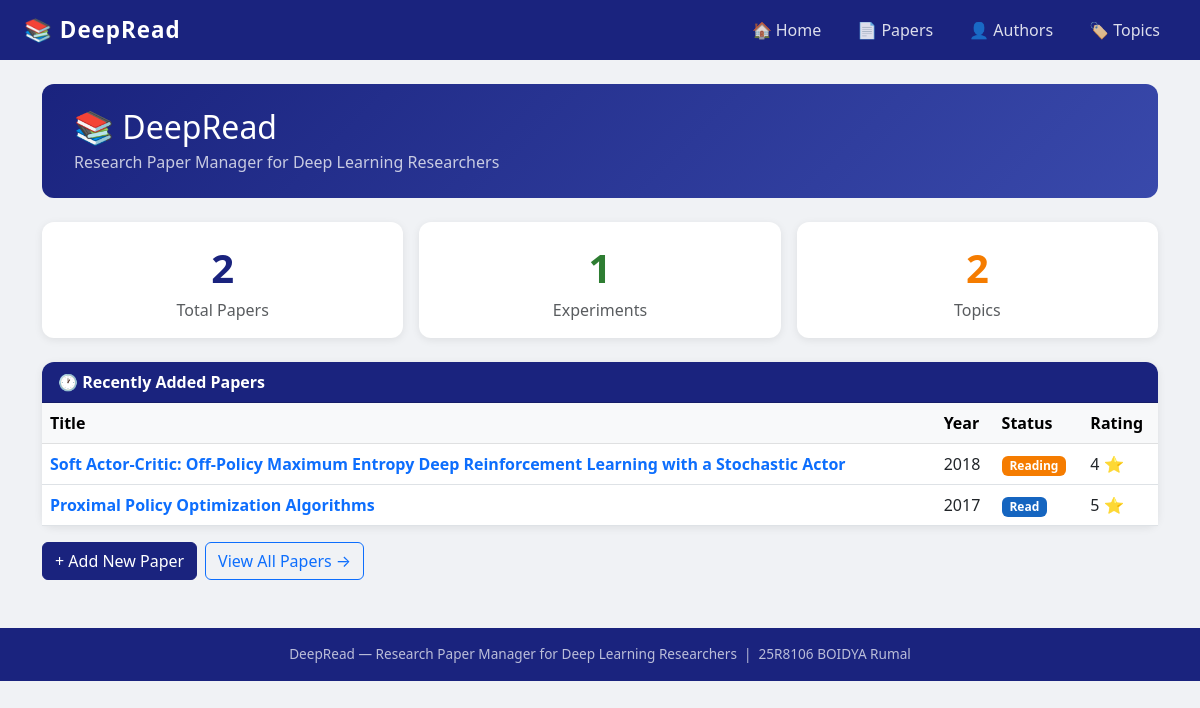
The page / on the database its author committed.
### papers/models.py (models this page shows, shortened)
class Paper(models.Model):
    class Meta:
        verbose_name = 'Paper'
        verbose_name_plural = 'Papers'
        db_table = 'paper'
        ordering = ['-year']
    STATUS_CHOICES = [
        ('toread', 'To Read'),
        ('reading', 'Reading'),
        ('read', 'Read'),
        ('implemented', 'Implemented'),
    ]
    RATING_CHOICES = [
        (1, '1 - Poor'),
        (2, '2 - Fair'),
        (3, '3 - Good'),
        (4, '4 - Very Good'),
        (5, '5 - Excellent'),
    ]
    title = models.CharField(max_length=300)
    authors = models.ManyToManyField(Author, blank=True)
    year = models.IntegerField(default=2024)
    venue = models.CharField(max_length=200, blank=True, null=True)
    arxiv_id = models.CharField(max_length=50, blank=True, null=True)
    status = models.CharField(
        max_length=20,
        choices=STATUS_CHOICES,
        default='toread'
    )
    rating = models.IntegerField(
        choices=RATING_CHOICES,
        default=0,
        blank=True,
        null=True
    )
    topics = models.ManyToManyField(Topic, blank=True)
    abstract = models.TextField(blank=True, null=True)
    created_at = models.DateTimeField(default=timezone.now)

### papers/views.py (the view)
# urls.py: path('', home, name='home'),
def home(request):
    from papers.models import Topic
    total_papers = Paper.objects.count()
    total_experiments = Experiment.objects.count()
    total_topics = Topic.objects.count()
    recent_papers = Paper.objects.order_by('-created_at')[:5]
    context = {
        'total_papers': total_papers,
        'total_experiments': total_experiments,
        'total_topics': total_topics,
        'recent_papers': recent_papers,
    }
    return render(request, 'papers/home.html', context)

### templates/papers/home.html (shortened to what this page needs)
{% extends "base.html" %}
{% block content %}
<div class="page-header">
    <h2 class="mb-1">📚 DeepRead</h2>
    <p class="mb-0 opacity-75">Research Paper Manager for Deep Learning Researchers</p>
</div>
<div class="row g-3 mb-4">
    <div class="col-md-4">
        <div class="card text-center p-3">
            <div style="font-size:2.5rem; font-weight:700; color:#1a237e;">
                {{ total_papers }}
            </div>
            <div class="text-muted">Total Papers</div>
        </div>
    </div>
    <div class="col-md-4">
        <div class="card text-center p-3">
            <div style="font-size:2.5rem; font-weight:700; color:#2e7d32;">
                {{ total_experiments }}
            </div>
            <div class="text-muted">Experiments</div>
        </div>
    </div>
    <div class="col-md-4">
        <div class="card text-center p-3">
            <div style="font-size:2.5rem; font-weight:700; color:#f57c00;">
                {{ total_topics }}
            </div>
            <div class="text-muted">Topics</div>
        </div>
    </div>
</div>
<div class="card">
    <div class="card-header" style="background-color:#1a237e; color:white;">
        🕐 Recently Added Papers
    </div>
    <div class="card-body p-0">
        <table class="table table-hover mb-0">
            <thead class="table-light">
                <tr>
                    <th>Title</th>
                    <th>Year</th>
                    <th>Status</th>
                    <th>Rating</th>
                </tr>
            </thead>
            <tbody>
                {% for paper in recent_papers %}
                <tr>
                    <td>
                        <a href="{% url 'papers:paper_detail' pk=paper.pk %}"
                           class="text-decoration-none fw-semibold">
                            {{ paper.title }}
                        </a>
                    </td>
                    <td>{{ paper.year }}</td>
                    <td>
                        {% if paper.status == 'toread' %}
                            <span class="badge badge-toread">To Read</span>
                        {% elif paper.status == 'reading' %}
                            <span class="badge badge-reading">Reading</span>
                        {% elif paper.status == 'read' %}
                            <span class="badge badge-read">Read</span>
                        {% elif paper.status == 'implemented' %}
                            <span class="badge badge-implemented">Implemented</span>
                        {% endif %}
                    </td>
                    <td>{{ paper.rating }} ⭐</td>
                </tr>
                {% empty %}
                <tr>
                    <td colspan="4" class="text-center text-muted py-3">
                        No papers yet. Add your first paper!
                    </td>
                </tr>
                {% endfor %}
            </tbody>
        </table>
    </div>
</div>
<div class="mt-3 d-flex gap-2">
    <a href="{% url 'papers:paper_form' %}" class="btn btn-primary">+ Add New Paper</a>
    <a href="{% url 'papers:paper_list' %}" class="btn btn-outline-primary">View All Papers →</a>
</div>
{% endblock %}

### templates/base.html (style rules this page uses)
body { background-color: #f0f2f5; }
.card { border: none; border-radius: 12px; box-shadow: 0 2px 8px rgba(0,0,0,0.08); }
.card-header { border-radius: 12px 12px 0 0 !important; font-weight: 600; }
.btn-primary { background-color: #1a237e; border-color: #1a237e; }
.badge-reading { background-color: #f57c00; }
.badge-read { background-color: #1565c0; }
.table th { font-weight: 600; }
.page-header { background: linear-gradient(135deg, #1a237e, #3949ab); color: white; padding: 1.5rem 2rem; border-radius: 12px; margin-bottom: 1.5rem; }

### rows shown on the page
Paper: title "Soft Actor-Critic: Off-Policy Maximum Entropy Deep Reinforcement Learning with a Stochastic Actor", year "2018", status "Reading", rating "4"
Paper: title "Proximal Policy Optimization Algorithms", year "2017", status "Read", rating "5"

### other values the page prints
{{ total_papers }} "2"
{{ total_experiments }} "1"
{{ total_topics }} "2"
